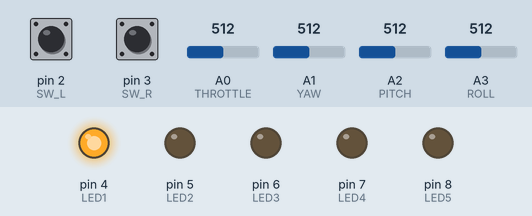
Simulated run of this sketch. Board: Arduino Uno, built with avr-gcc and run on an emulated ATmega328P. Shown: output pins drawn as LEDs (lit = HIGH). Dashed ring = blinking. The inputs (shaded band) are chosen by the test bench; at power-on: pin 2 (SW_L) HIGH, pin 3 (SW_R) HIGH, A0 (THROTTLE) = 512, A1 (YAW) = 512, A2 (PITCH) = 512, A3 (ROLL) = 512. What the sketch prints to the serial monitor is not drawn.

Above: at 1.2 s.
1.3 s: pin 2 (SW_L) pulled LOW for 1 s
At 2.8 s:
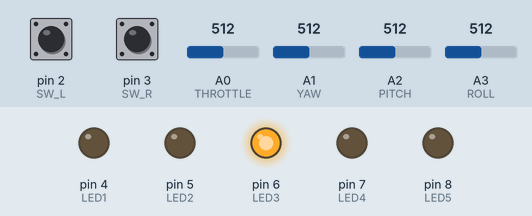
4.3 s: pin 3 (SW_R) pulled LOW for 1 s
At 4.37 s:
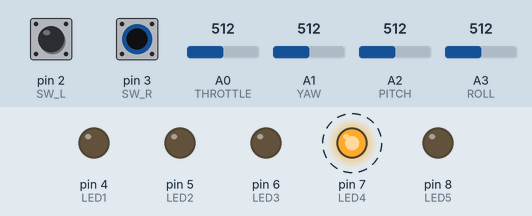
8.3 s: pin 2 (SW_L) pulled LOW for 0.15 s
At 9.6 s:
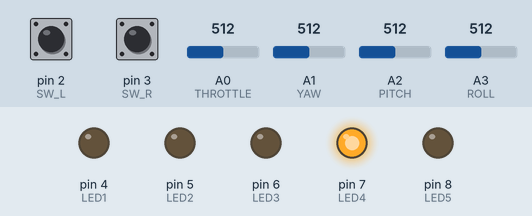
9.9 s: pin 3 (SW_R) pulled LOW for 0.15 s
At 9.96 s:
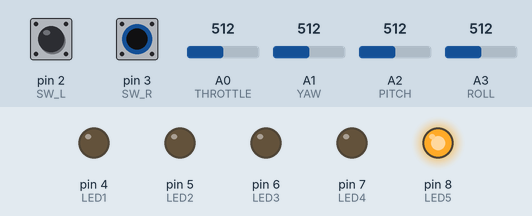
11.5 s: pin 2 (SW_L) driven LOW
At 11.95 s:
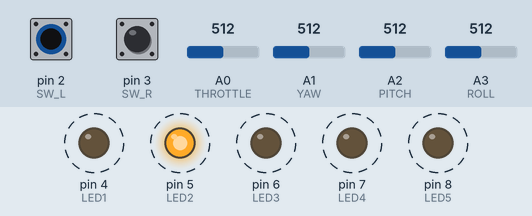
14.5 s: pin 2 (SW_L) driven HIGH
At 14.5 s:
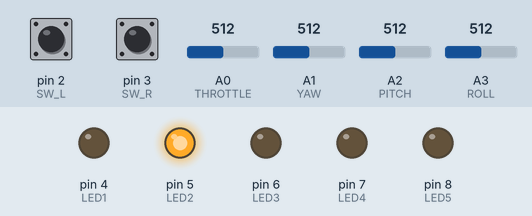
Timing chart, 0 to 17.0 s (numbered marks = the images above; inputs shaded):
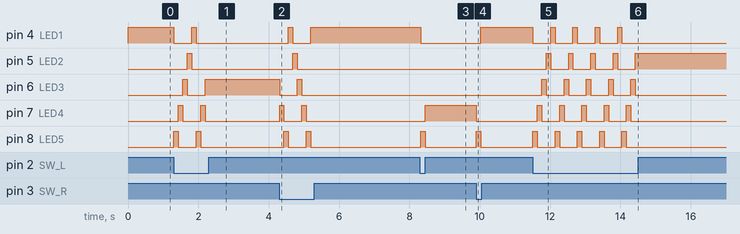

Measured:
- after the input at 1.3 s, pin 4 (LED1): HIGH → LOW at once, → HIGH 0.51 s later, → LOW 0.13 s later; pin 5 (LED2): LOW → HIGH after 0.38 s, → LOW 0.13 s later
- after the input at 4.3 s, pin 4 (LED1): LOW → HIGH after 0.26 s, → LOW 0.13 s later, → HIGH 0.51 s later; pin 5 (LED2): LOW → HIGH after 0.39 s, → LOW 0.13 s later
- after the input at 8.3 s, pin 4 (LED1): HIGH → LOW at once; pin 7 (LED4): LOW → HIGH after 0.15 s; pin 8 (LED5): LOW → HIGH at once, → LOW 0.13 s later
- after the input at 9.9 s, pin 4 (LED1): LOW → HIGH after 0.13 s; pin 7 (LED4): HIGH → LOW at once; pin 8 (LED5): LOW → HIGH at once, → LOW 0.13 s later
- after the input at 11.5 s, pin 4 (LED1): alternates HIGH for 0.13 s and LOW for 0.51 s, starting at once; pin 5 (LED2): alternates HIGH for 0.13 s and LOW for 0.51 s, starting after 0.39 s
- after the input at 14.5 s, pin 4 (LED1), pin 6 (LED3), pin 7 (LED4), pin 8 (LED5): stops changing and stays LOW; pin 5 (LED2): stops changing and stays HIGH

The sketch:

remote_controller.ino
```cpp
#include <ArduinoJson.h>

// Constants for adapt to other arduino boards
// Analog Inputs
#define THROTTLE A0
#define YAW A1
#define PITCH A2
#define ROLL A3
#define MODE A4
#define AUX A5
// Digital Inputs
#define SW_L 2
#define SW_R 3
// Digital Outputs
#define LED1 4
#define LED2 5
#define LED3 6
#define LED4 7
#define LED5 8
// End of Constants
#define REF_RATE 25      //Refresh rate in milliseconds


int thr = 0, yaw = 0, pit = 0, rol = 0, mod = 0, aux = 1500;
int sw_l_status = 1, sw_r_status = 1;
int current_mode = 1;
String data = "";

void turn_off_leds(){
  digitalWrite(LED1,LOW);
  digitalWrite(LED2,LOW);
  digitalWrite(LED3,LOW);
  digitalWrite(LED4,LOW);
  digitalWrite(LED5,LOW);
}

void turn_on_led(int led){
  turn_off_leds();
  digitalWrite(led,HIGH);
}

void switch_mode(){
  if(sw_l_status == 0){
    switch(current_mode){
      case 1:
        set_mode(5);
        break;
      case 2:
        set_mode(1);
        break;
      case 3:
        set_mode(2);
        break;
      case 4:
        set_mode(3);
        break;
      case 5:
        set_mode(4);
        break;
      default:
        break;
    }
  }
  if(sw_r_status == 0){
    switch(current_mode){
      case 1:
        set_mode(2);
        break;
      case 2:
        set_mode(3);
        break;
      case 3:
        set_mode(4);
        break;
      case 4:
        set_mode(5);
        break;
      case 5:
        set_mode(1);
        break;
      default:
        break;
    }
  }
}

void set_mode(int m){
  switch(m){
    case 1:
      turn_on_led(LED1);
      current_mode = 1;
      mod = 1000;      // 0 - 1230
      break;
    case 2:
      turn_on_led(LED2);
      current_mode = 2;
      mod = 1290;      // 1231 - 1360
      break;
    case 3:
      turn_on_led(LED3);
      current_mode = 3;
      mod = 1410;      // 1361 - 1490
      break;
    case 4:
      turn_on_led(LED4);
      current_mode = 4;
      mod = 1560;      // 1491 - 1620
      break;
    case 5:
      turn_on_led(LED5);
      current_mode = 5;
      mod = 1690;      // 1621 - 1749
      break;
    default:
      break;
  }
}

void setup() {
  pinMode(LED1,OUTPUT);
  pinMode(LED2,OUTPUT);
  pinMode(LED3,OUTPUT);
  pinMode(LED4,OUTPUT);
  pinMode(LED5,OUTPUT);
  pinMode(SW_L,INPUT_PULLUP);
  pinMode(SW_R,INPUT_PULLUP);
  set_mode(current_mode);
  Serial.begin(57600);
}

void loop() {
  /*
  Norlmally RC controllers returns values between 1000 and 2000, that explains
  why we are using +1000 to the next variables, because potentiometers returns values
  between 0 and 1000.
  */
  thr = analogRead(THROTTLE) + 1000;
  yaw = analogRead(YAW) + 1000;
  pit = analogRead(PITCH) + 1000;
  rol = analogRead(ROLL) + 1000;

  data = "{"+String(thr)+","+String(yaw)+","+String(pit)+","+String(rol)+","+String(mod)+","+String(aux)+"}";

  data+=' ';
  Serial.print(data);

  sw_l_status = digitalRead(SW_L);
  sw_r_status = digitalRead(SW_R);

  if(sw_l_status == 0 || sw_r_status == 0){
    switch_mode();
    delay(100);      //cause we (human beens) are slow pressing buttons :)
  }

  delay(REF_RATE);
}
```
